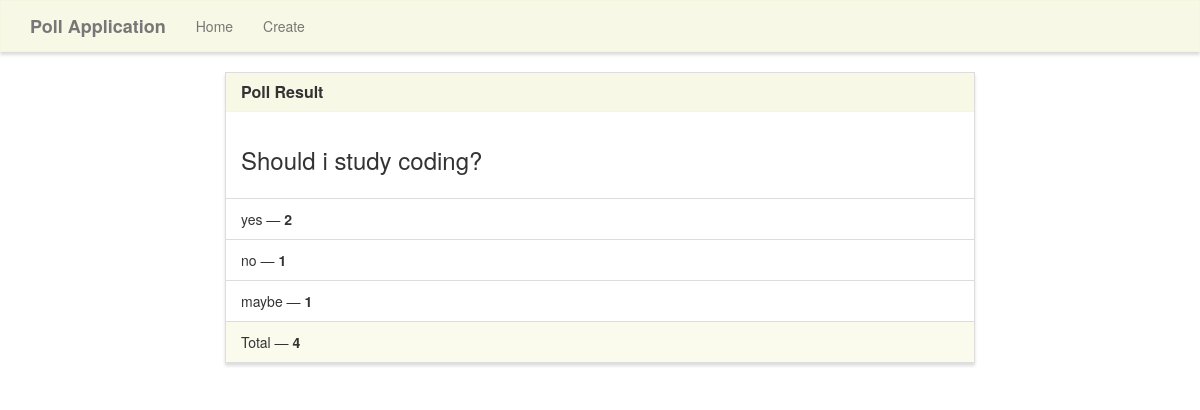
The app's page /results/4 with its own data.
### poll/models.py (models this page shows)
class Poll(models.Model):
    question= TextField()
    option_one= CharField(max_length=100)
    option_two= CharField(max_length=100)
    option_three= CharField(max_length=100)
    option_one_count = IntegerField(default=0)
    option_two_count = IntegerField(default=0)
    option_three_count = IntegerField(default=0)
    def total(self):
        return self.option_one_count + self.option_two_count + self.option_three_count

### poll/views.py (the view)
# urls.py: path('results/<poll_id>', view.results, name='results'),
def results(request, poll_id):
    poll = Poll.objects.get(pk=poll_id)
    context = {
        'poll': poll
    }
    return render(request, 'poll/results.html', context)

### poll/templates/poll/results.html (shortened to what this page needs)
{% extends "poll/base.html" %}
{% block main %}
<div class="row">
    <div class="col-lg-8 col-lg-offset-2">
        <div class="panel panel-default">
            <div class="panel-heading">
                <h3 class="panel-title">Poll Result</h3>
            </div>
            <div class="panel-body">
                <h3>{{poll.question}}</h3>
            </div>
            <ul class="list-group">
                <li class="list-group-item">{{poll.option_one}} &mdash; <strong>{{poll.option_one_count}} </strong></li>
                <li class="list-group-item">{{poll.option_two}} &mdash; <strong>{{poll.option_two_count}}</strong></li>
                <li class="list-group-item">{{poll.option_three}} &mdash; <strong>{{poll.option_three_count}}</strong></li>
            </ul>
            <div class="panel-footer">
                Total &mdash; <strong>{{poll.total}}</strong>
            </div>
        </div>
    </div>
</div>
{% endblock %}

### poll/static/style.css (style rules this page uses)
.navbar-default, .btn, .form-control, .panel { border-radius: 0; }
.panel-default > .panel-heading { color: #333; background-color: rgba(245, 245, 220, .7); border-color: rgba(245, 245, 220, .6); border-top-left-radius: 0; border-top-right-radius: 0; }
.panel-footer { background-color: rgba(245, 245, 220, .5); border-color: rgba(245, 245, 220, .4); }
.panel { box-shadow: 0px 3px 3px 0px #ddd; }
a.navbar-brand, .panel-title { font-weight: bolder; }

### records on screen
Poll: question "Should i study coding?", option_one "yes", option_one_count "2", option_two "no", option_two_count "1", option_three "maybe", option_three_count "1", total "4"
